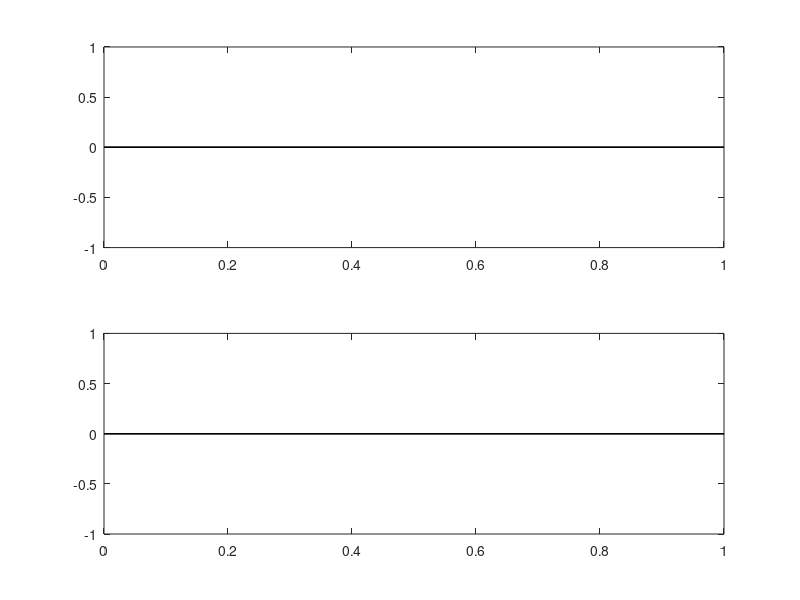

This chart was generated by the following MATLAB code: (Note: this script raises an error after producing the figure.)

clear ;close all;clc;
Fs = input('What is the Sample rate of the signal? '); %sample rate=#samples per one second
ti=input('What is the Start  of time basis? ');
te=input('What is the  end of time basis? ');
t=linspace(ti,te,(te-ti)*Fs);
num=input('What is the  Number of the break points? ');
positions=[];
xyz=zeros(1,Fs*(te-ti));
y_index=1;
for ii=1:num %get positions of breakpoints
    e=sprintf('What is the  Number of  %d positions=  \n',ii);
    disp(e);
    g=input('');
    positions(1,ii)=g;
end
%this is a structure to save properties of signals from user 17:24
p.n(1).a='Amplitude';       %DC signal   
p.n(2).a='slope';        %Ramp signal
p.n(2).b='intercept';    %Ramp signal
p.n(3).a='Amplitude';    %Exponential signal
p.n(3).b='exponent';     %Exponential signal
p.n(4).a='Amplitude';    %Sinusoidal signal
p.n(4).b='frequency';    %Sinusoidal signal
p.n(4).c='phase';        %Sinusoidal signal
%displaying all signals that user choose from it
r=sprintf('According to %d break points you should choose the specications for %d signals \n',num,num+1);
disp(r);
disp('1-DC signal')
fprintf('-%s\n',p.n(1).a);
disp('2-Ramp signal')
fprintf('-%s\n-%s\n',p.n(2).a,p.n(2).b);
disp('3-Exponential signal')
fprintf('-%s\n-%s\n',p.n(3).a,p.n(3).b);
disp('4-Sinusoidal signal')
fprintf('-%s\n-%s\n-%s\n',p.n(4).a,p.n(4).b,p.n(4).c);
index=[];
%choose the signals according to its index
for jj=1:num+1
    m=sprintf('Choose the index of %d signal \n',jj);
    disp(m);
    x=input('=');
    index(1,jj)=x; 
end
%get values of properties of signal that user choosed previously
l=[]; v=[];y=[];i=[];o=[];I=[];J=[];O=[];
for zz=1:length(index)
    switch index(zz)
        case 1
            disp('DC signal')
            yu=input('Amplitude=');
            l=[l yu];
            [p.n(1,index(zz)).a]=l;
        case 2
            disp('Ramp signal')
            ty=input('slope=');
            v=[v ty];
            [p.n(1,index(zz)).a]=v;
            re=input('intercept=');
            y=[y re];
            [p.n(1,index(zz)).b]=y;
        case 3
            disp('Exponential signal')
            fd=input('Amplitude=');
            i=[i fd];
            [p.n(1,index(zz)).a]=i;
            kj=input('exponent=');
            o=[o kj];
            [p.n(1,index(zz)).b]=o;
        otherwise
            disp('Sinusoidal signal')
            tg=input('Amplitude=');
            I=[I tg];
            [p.n(1,index(zz)).a]=I;
            lop=input('frequency=');
            O=[O lop];
            [p.n(1,index(zz)).b]=O;          
            mk=input('phase=');
            J=[J mk];
           [p.n(1,index(zz)).c]=J;
  end
end
%plot signals that user choosed in time and frequency domain
positions=[ti positions te];
aoi=0;boi=0;coi=0;doi=0;
for pp=1:length(index) 
    time=positions(pp+1)-positions(pp);
    switch index(pp)
        case 1
            aoi=aoi+1; 
            t1=linspace(positions(pp),positions(pp+1),time*Fs);
            f1=linspace(-Fs/2,Fs/2,time*Fs);
            y1=p.n(1,1).a(aoi)*ones(1,time*Fs);
            yf1=abs(fftshift(fft(y1)));
            subplot(2,1,1);
            stem(t1,y1);
            hold on;
            subplot(2,1,2);
            stem(f1,yf1);
            hold on;
			xyz(y_index:(y_index-1+(time)*Fs))=y1;
			y_index=y_index+(time)*Fs;
        case 2
            boi=boi+1;
            t2=linspace(positions(pp),positions(pp+1),(time)*Fs);
            f2=linspace(-Fs/2,Fs/2,time*Fs);
            y2=p.n(1,2).a(boi)*linspace(0,time,time*Fs)+p.n(1,2).b(boi); 
            yf2=abs(fftshift(fft(y2)));
            subplot(2,1,1);
            stem(t2,y2);
            hold on;
            subplot(2,1,2);
            stem(f2,yf2);
            hold on;
			xyz(y_index:(y_index-1+(time)*Fs))=y2;
			y_index=y_index+(time)*Fs;
        case 3
            coi=coi+1;
            t3=linspace(positions(pp),positions(pp+1),(time)*Fs);
            f3=linspace(-Fs/2,Fs/2,time*Fs);
            y3=p.n(1,3).a(coi)*exp(p.n(1,3).b(coi)*linspace(0,time,time*Fs)); 
            yf3=abs(fftshift(fft(y3)));
            subplot(2,1,1);
            stem(t3,y3);
            hold on;
            subplot(2,1,2);
            stem(f3,yf3);
            hold on;
			xyz(y_index:(y_index-1+(time)*Fs))=y3;
			y_index=y_index+(time)*Fs;
        otherwise
            doi=doi+1;
            t4=linspace(positions(pp),positions(pp+1),(time)*Fs);
            f4=linspace(-Fs/2,Fs/2,time*Fs);
            y4=p.n(1,4).a(doi)*cos(2*pi*p.n(1,4).b(doi)*linspace(0,time,time*Fs) + p.n(1,4).c(doi)*(pi/180));
            yf4=abs(fftshift(fft(y4)));
            subplot(2,1,1); 
            stem(t4,y4);
            hold on;
            subplot(2,1,2);
            stem(f4,yf4);
            hold on;
			xyz(y_index:(y_index-1+(time)*Fs))=y4;
			y_index=y_index+(time)*Fs;
    end
 end 
subplot(2,1,1);
xlim([ti te]);
ylabel('plotting in time domain','color','k','FontSize',13);
xlabel('n','color','k','FontSize',13);
subplot(2,1,2);
ylabel('plotting in frequency domain','color','k','FontSize',13);
xlabel('f','color','k','FontSize',13);   
